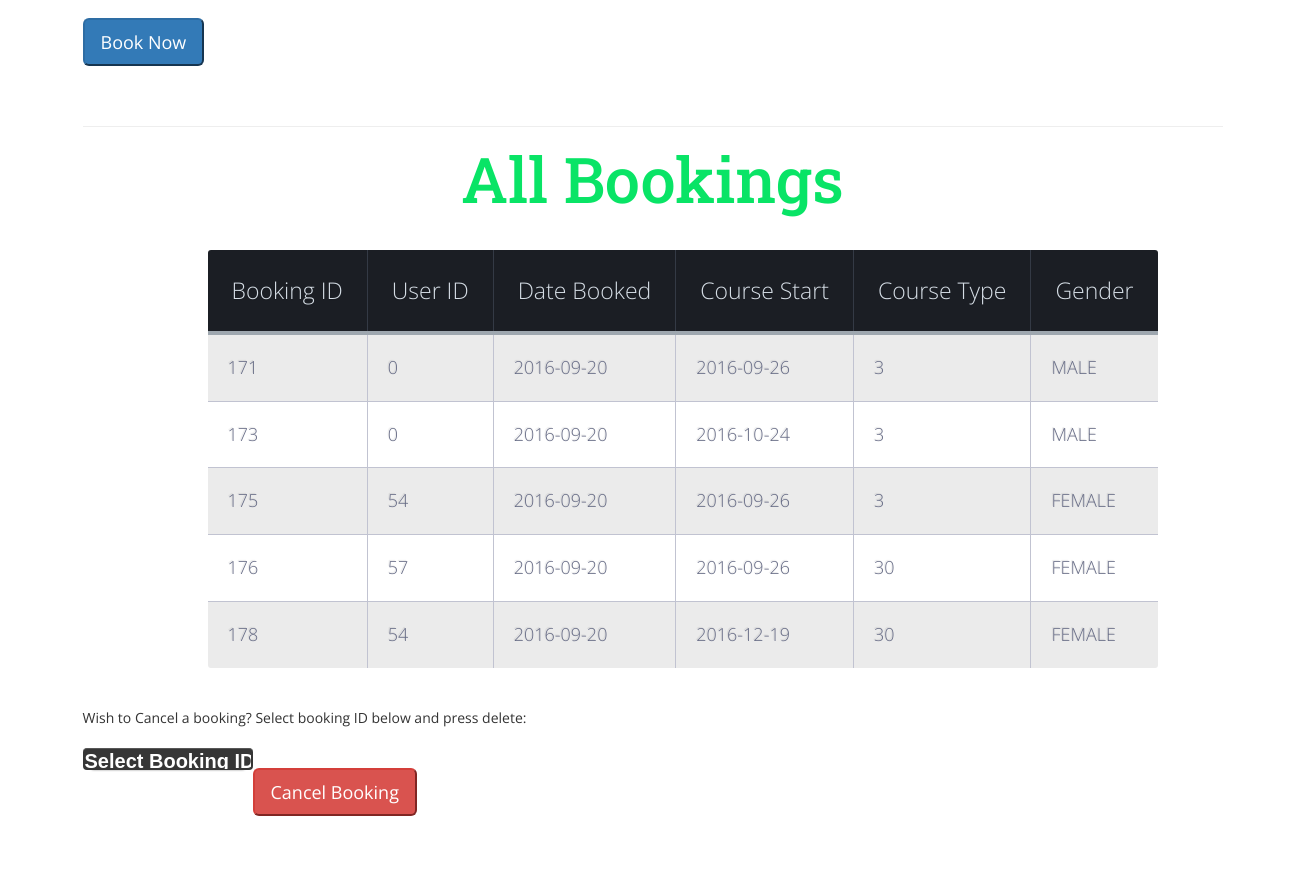
/admin.php (signed in, middle part), run on an earlier commit of the app's database.
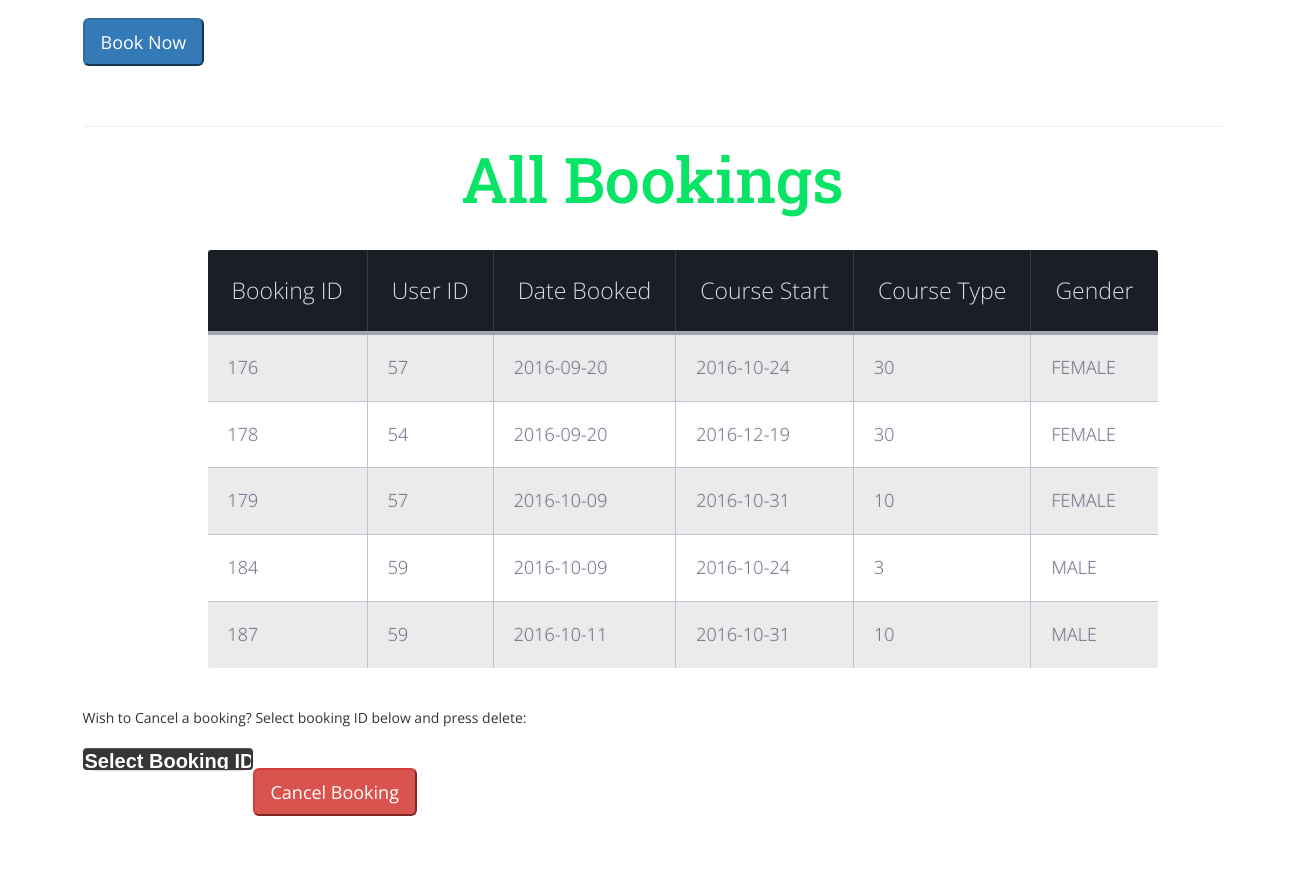
And on a later commit of the database.
### tables this page shows
CREATE TABLE `bookings` (
  `bookingID` int(64) NOT NULL,
  `userID` int(64) NOT NULL,
  `date` date NOT NULL,
  `courseStart` date NOT NULL,
  `courseEnd` date NOT NULL,
  `courseType` varchar(10) NOT NULL,
  `gender` text NOT NULL
);

### admin.php (the view, shortened to what this page needs)
<?php
include "serverConnection.php";
if (!(isset($_SESSION['login']))){
header ("Location:login.php");
} else if(isset($_SESSION['iAmLogged'] )){
$userBookinginfo = "SELECT * FROM bookings";
$bookingpage = mysqli_query($con, $userBookinginfo) or die(mysqli_error($con));
}
?>
<!DOCTYPE html>
<html>
<head>
<link href="css/bootstrap.css" type="text/css" rel="stylesheet" media="all">
<link href="css/style.css" type="text/css" rel="stylesheet" media="all">
<link href="css/styletable.css" type="text/css" rel="stylesheet" media="all">
</head>
<body>
	<div class="codes">
		<div class="container">
<div id="container">
    <div id="bookNow">
    <br>
        <form action="process/adminBooking.php" method="post" id="classBooking">
            <br>
            <br>
		<br>
         <p class="fieldset">
					<br>
						<input class="full-width has-padding has-border" id="courseStart" name="courseStart" type="date" min="2016-08-01" max="2100-01-02" required> <br><br>
    <p class="fieldset">
						<input class='btn-lg btn-primary' type="submit" name="bookNow" value="Book Now" > <br><br>
				</form>
    </div>
<hr>
<h3 class="title">All Bookings</h3>	<br> <br>
<div id="myBookings">
	<div class="tablepos">
    <table>
	<thead>
	<tr>
        <th>Booking ID</th>
        <th>User ID </th>
        <th>Date Booked</th>
		<th>Course Start</th>
        <th>Course Type</th>
        <th>Gender</th>
	</tr>
	</thead>
	<tbody>
        <?php
    while($row = mysqli_fetch_array($bookingpage)) { ?>
	<tr>
        <td><?php echo strtoUpper($row['bookingID']) ?></td>
        <td><?php echo strtoUpper($row['userID']) ?></td>
        <td><?php echo strtoUpper($row['date']) ?></td>
        <td><?php echo strtoUpper($row['courseStart']) ?> </td>
        <td><?php echo strtoUpper($row['courseType']) ?> </td>
        <td><?php echo strtoUpper($row['gender']) ?></td>
        <?php }  ?>
	</tr>
	</tbody>
</table>
</div>
    </div>
<br><br>
             <form action="process/adminDeleteBooking.php" method="post" id="deleteBooking"
                   onSubmit="if(!confirm('Do you really want to cancel your booking?')){return false;}">
        <p> Wish to Cancel a booking? Select booking ID below and press delete:</p> <br>
		<div class="select-div">
        <select name="deleteBooking">
            <option selected="true" disabled>Select Booking ID</option>
    </select> </div> <br>
        <input class='btn-lg btn-danger' type="submit" value="Cancel Booking" onClick="myFunction()">
        </form >
<br><br><br>
</div>
</div>
</body>
</html>

What changed in the data, as far as the page shows it:
removed bookings: bookingID "171", userID "0", date "2016-09-20", courseStart "2016-09-26", courseType "3", gender "MALE"
removed bookings: bookingID "173", userID "0", date "2016-09-20", courseStart "2016-10-24", courseType "3", gender "MALE"
removed bookings: bookingID "175", userID "54", date "2016-09-20", courseStart "2016-09-26", courseType "3", gender "FEMALE"
changed bookings id 176: courseStart "2016-09-26" → "2016-10-24"
added bookings: bookingID "179", userID "57", date "2016-10-09", courseStart "2016-10-31", courseType "10", gender "FEMALE"
added bookings: bookingID "184", userID "59", date "2016-10-09", courseStart "2016-10-24", courseType "3", gender "MALE"
added bookings: bookingID "187", userID "59", date "2016-10-11", courseStart "2016-10-31", courseType "10", gender "MALE"
